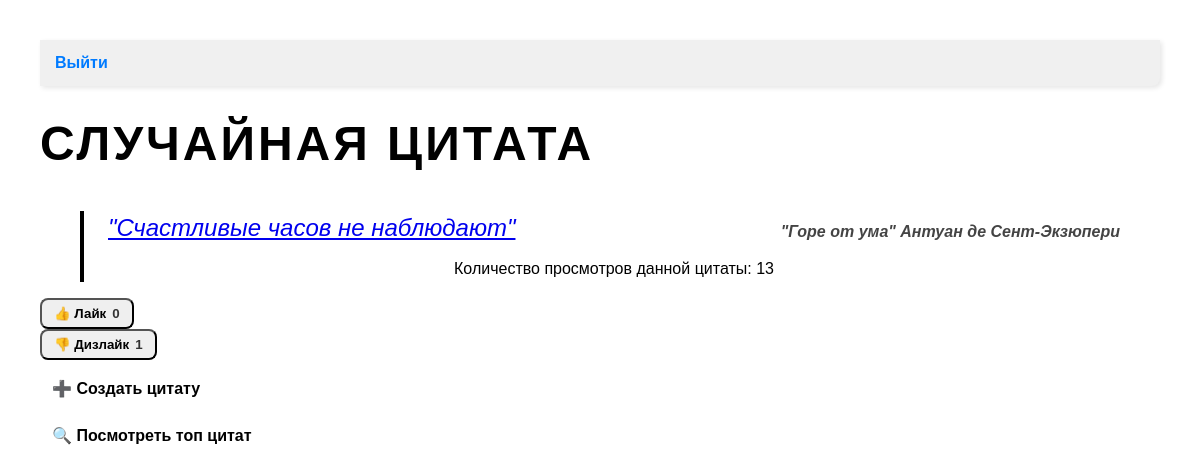
The app's page / (signed in) with its own data.
### quotes/models.py (models this page shows, shortened)
class Quote(models.Model):
    text = models.TextField("Текст цитаты", max_length=1000, unique=True, null=False, blank=False)
    source = models.ForeignKey(Source, on_delete=models.CASCADE, related_name='quotes', null=False, blank=False)
    weight = models.PositiveIntegerField("Вес цитаты", default=1)
    views = models.PositiveIntegerField("Количество просмотров", default=0, null=False, blank=False)
    likes = models.PositiveIntegerField("Количество лайков", default=0, null=False, blank=False)
    dislikes = models.PositiveIntegerField("Количество дизлайков", default=0, null=False, blank=False)
    def clean(self):
        count = Quote.objects.filter(source=self.source).exclude(pk=self.pk).count()
        if count >= 3:
            raise ValidationError('У этого источника уже 3 цитаты')
    def save(self, *args, **kwargs):
        self.clean()
        super().save(*args, **kwargs)

class Source(models.Model):
    name = models.CharField('Название источника', max_length=300, unique=True, null=False, blank=False)
    author = models.ForeignKey(Author, on_delete=models.SET_NULL, default='', null=True)
    type = models.CharField('Тип источника', choices=SourceType, null=False, blank=False)

class Author(models.Model):
    name = models.CharField('Имя автора', max_length=150, unique=True, blank=True)

### quotes/views.py (the view)
# urls.py: path('', index_view, name='index'),
@login_required
def index_view(request):
    quote = get_weighted_random_quote()
    quote.views += 1
    quote.save()
    context = {'quote':quote}
    return render(request, 'index.html', context)

### quotes/views.py (called while the page is built)
def get_weighted_random_quote():
    quotes = list(Quote.objects.all())
    if not quotes:
        return None
    weights = [q.weight for q in quotes]
    return random.choices(quotes, weights=weights, k=1)[0]

### quotes/templates/index.html (shortened to what this page needs)
{% extends 'base.html' %}
{% block button %}
<div class="top-left-container">
<a href="{% url 'logout'%}" class="top-link">Выйти</a>
</div>
{% endblock %}
{% block content %}
<h1>Случайная цитата</h1>
<blockquote class="quote-container">
  <p class="quote-text">
    <a href="{% url 'quotes:quote_detail' quote.id %}">{{ quote.text }}</a>
  </p>
  <div class="quote-source">
    {{ quote.source.name }} {{ quote.source.author.name }}
  </div>
  <div>Количество просмотров данной цитаты: {{ quote.views }}</div>
</blockquote>
<form method="post" action="{% url 'quotes:vote_quote' %}" class="vote-form d-flex align-items-center gap-2">
  <button type="submit" name="type" value="like"
        class="btn btn-outline-success vote-btn {% if user_vote_type == 'like' %}active{% endif %}"
        title="Поставить лайк">
  👍 Лайк <span class="like-count">{{ quote.likes }}</span>
</button>
<button type="submit" name="type" value="dislike"
        class="btn btn-outline-danger vote-btn {% if user_vote_type == 'dislike' %}active dislike{% endif %}"
        title="Поставить дизлайк">
  👎 Дизлайк <span class="dislike-count">{{ quote.dislikes }}</span>
</button>
</form>
<div class="vote-form">
  <a href="{% url 'quotes:create_quote' %}" class="vote-btn" style="text-decoration: none; color: inherit;">
    ➕ Создать цитату
  </a>
</div>
{% endblock %}
{% block under %}
<div class="vote-form">
  <a href="{% url 'quotes:browse_quotes' %}" class="vote-btn" style="text-decoration: none; color: inherit;">
    🔍 Посмотреть топ цитат
  </a>
</div>
{% endblock %}

### static/base.css (style rules this page uses)
body { background-color: #fff; color: #000; font-family: 'Arial', Helvetica, sans-serif; margin: 0; min-height: 100vh; display: block; padding: 40px; box-sizing: border-box; line-height: 1.6; }
h1 { font-size: 3rem; font-weight: 700; margin-bottom: 40px; letter-spacing: 3px; text-transform: uppercase; line-height: 1.1; font-family: 'Arial Black', Arial, sans-serif; }
.quote-container { border-left: 4px solid #000; padding-left: 24px; display: flex; flex-wrap: wrap; align-items: flex-end; gap: 12px; justify-content: center; }
.quote-text { font-size: 1.5rem; font-style: italic; margin: 0; flex: 1 1 auto; min-width: 0; color: #000; line-height: 1.4; }
.quote-source { font-size: 1rem; font-style: italic; font-weight: 600; color: #444; flex: 0 0 auto; white-space: nowrap; }
.top-left-container { position: fixed top: 0; left: 0; padding: 10px 15px; background-color: #f0f0f0; border-bottom-right-radius: 8px; box-shadow: 2px 2px 5px rgba(0,0,0,0.1); z-index: 1000; }
.top-left-container a { color: #007bff; text-decoration: none; font-weight: 600; font-family: Arial, sans-serif; }
.vote-form { margin-top: 10px; }
.vote-btn { display: flex; align-items: center; gap: 6px; font-weight: 600; padding: 6px 12px; border-radius: 8px; transition: background-color 0.3s ease; cursor: pointer; }
.like-count, .dislike-count { font-weight: bold; color: #333; }

### records on screen
Quote: text "\"Счастливые часов не наблюдают\"", source.name "\"Горе от ума\"", source.author.name "Антуан де Сент-Экзюпери", views "13", likes "0", dislikes "1"
